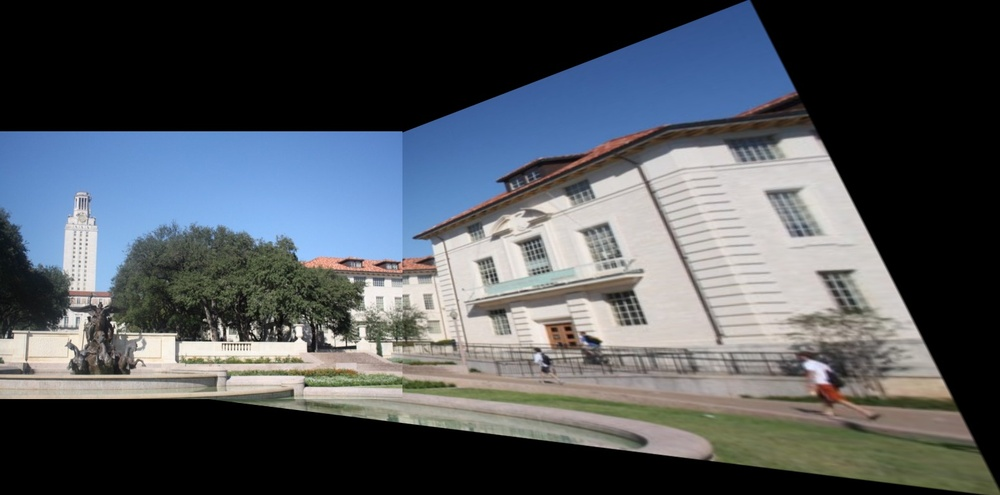
#> input picture Image stitching/CENG471 Assignment 3/result.jpg, 1000 x 495 px, shrunk from 1553 x 769 before the run, given in place of left.jpeg, which was not available
$ jupyter execute 16118072_Ceng471_hw3.ipynb   (older library calls are emulated)
#> lines starting #> are read from the running program, lines starting #| are printed output that depends on the picture; pictures that were not available may be replaced by others from this repository, and a replacement may not be noted
[cell 1]
#Alper Beykan YOLCU

[cell 2]
import cv2
import numpy as np
import random


from copy import deepcopy

[cell 3]
def get_image(path):
    im=  cv2.imread(path)
#> im is the input picture: shape (495, 1000, 3); mean B, G, R 91.4, 85.8, 80.7
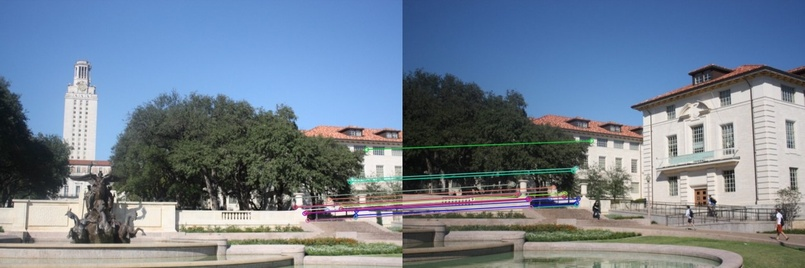
#> input picture Image stitching/CENG471 Assignment 3/result2.jpg, 805 x 268 px, shrunk from 1250 x 416 before the run, given in place of right.jpeg, which was not available
#> in get_image, im is the input picture: shape (268, 805, 3); mean B, G, R 145.1, 128.3, 113.8
    return im

[cell 4]
def show_im(im):
    cv2.imshow("",im)
    cv2.waitKey(0)
    cv2.destroyAllWindows()

[cell 5]
def cut(point, homography):
    point = np.array([[point[0]], [point[1]], [1]])
    cuted_dest = np.dot(homography, point)

    if cuted_dest[2] is not 0:
        cuted_dest = cuted_dest / cuted_dest[2]

    return np.array([cuted_dest[0][0], cuted_dest[1][0]])

[cell 6]
def get_kp(image, file_name=None):
#> called with file_name = 'im1'
    orb = cv2.ORB_create()
    image1_kp, image1_descriptor = orb.detectAndCompute(image, None)
#> image1_kp = 500 keypoints; strongest (x, y, size): (240, 340, 31), (355, 347, 31), (296, 338, 31), (295, 338, 37.2)

    return [image1_kp, image1_descriptor]

def fetch_matches(image1_details, image2_details):
    bf = cv2.BFMatcher(cv2.NORM_HAMMING, crossCheck=True)
    matches = bf.match(image1_details[1], image2_details[1])
    matches = sorted(matches, key=lambda x: x.distance)
    return matches

[cell 7]
def compute_inlier_count(homography, image1_keypoints, image2_keypoints, matches, inlier_threshold):

    src_pts = np.array([image1_keypoints[match.queryIdx].pt for match in matches], dtype=np.int)
    dest_pts = np.array([image2_keypoints[match.trainIdx].pt for match in matches], dtype=np.int)

    inlier_elements = []
    for index in range(0, len(src_pts)):
        src = src_pts[index]
        dest = dest_pts[index]
        cuted_dest = cut(src, homography)

        ssd = np.sqrt((np.array(cuted_dest - dest, dtype=np.float32) ** 2).sum(0))
        if ssd < inlier_threshold:
            inlier_elements.append(index)

    return inlier_elements

def ransac_matches(inmatches, image1_keypoints, image2_keypoints):
    src_pts = np.array([image1_keypoints[match.queryIdx].pt for match in inmatches], dtype=np.int)
    dst_pts = np.array([image2_keypoints[match.trainIdx].pt for match in inmatches], dtype=np.int)
    homography, mask = cv2.findHomography(src_pts, dst_pts, method=0)
    return homography

def ransac(matches, num_matches, num_iterations, image1_keypoints, image2_keypoints, inlier_threshold):
    max_inlier_elements = []

    for index in range(0, num_iterations):
        random_4_matches = random.sample(matches, num_matches)
        src_pts = np.array([image1_keypoints[match.queryIdx].pt for match in random_4_matches], dtype=np.int)
        dst_pts = np.array([image2_keypoints[match.trainIdx].pt for match in random_4_matches], dtype=np.int)
        homography, mask = cv2.findHomography(src_pts, dst_pts, method=0)

        inlier_elements = compute_inlier_count(homography, image1_keypoints, image2_keypoints, matches, inlier_threshold)
        if len(inlier_elements) >= len(max_inlier_elements):
            max_inlier_elements = inlier_elements

    inmatches = []
    for index in max_inlier_elements:
        inmatches.append(matches[index])

    homography = ransac_matches(inmatches, image1_keypoints, image2_keypoints)
    inv_homography = np.linalg.inv(homography)

    return homography, inv_homography, inmatches

[cell 8]
def draw_kp(image, corner_points):

    image = deepcopy(image)
    for corner_point in corner_points:
        x, y = corner_point.pt
        cv2.circle(image, (int(x), int(y)), 4, (0, 0, 255))

    return image

[cell 9]
def calculate_stitched_image_bounds(image1, image2, inv_homography):
    image1_height, image1_width, x = image1.shape
    image2_height, image2_width, x = image2.shape
    bottom_left = cut([0, image2_height - 1], inv_homography)
    bottom_right = cut([image2_width - 1, image2_height - 1], inv_homography)

    top_left = cut([0, 0], inv_homography)
    top_right = cut([image2_width - 1, 0], inv_homography)

    stitchtop = int(min(top_left[1], top_right[1], 0))
    stitchbottom = int(max(bottom_left[1], bottom_right[1], image1_height))
    stitchleft = int(min(top_left[0], bottom_left[0], 0))
    stitchright = int(max(top_right[0], bottom_right[0], image1_width))
    width = stitchright - stitchleft

    height = stitchbottom - stitchtop

    offset = (-stitchleft, -stitchtop)

    min_x = int(min(top_left[0], bottom_left[0]))
    min_y = int(min(top_left[1], top_right[1]))
    min_xy = (abs(min_x), abs(min_y))

    stitched_image_bounds = (height, width, 3)
    return stitched_image_bounds, offset, min_xy

def stitch(image1, image2, homography, inv_homography):

    stitched_image_bounds, offset, min_xy = calculate_stitched_image_bounds(image1, image2, inv_homography)
    image1_height, image1_width, x = image1.shape

    (offset_x, offset_y) = offset
    translation = np.matrix([
        [1.0, 0.0, offset_x],
        [0, 1.0, offset_y],
        [0.0, 0.0, 1.0]
    ])

    inv_homography = translation * inv_homography

    (bounds_x, bounds_y, z) = stitched_image_bounds

    stitched_image = np.zeros(shape=stitched_image_bounds, dtype=np.uint8)
    stitched_image = cv2.warpPerspective(image2, inv_homography, (bounds_y, bounds_x), stitched_image)
    stitched_image[offset_y:image1_height + offset_y, offset_x:image1_width + offset_x] = image1


    return stitched_image

[cell 10]
left=get_image("C:/Users/user/Desktop/dersler/imageProcessing/CENG471 Assignment 3/left.jpeg")
right=get_image("C:/Users/user/Desktop/dersler/imageProcessing/CENG471 Assignment 3/right.jpeg")
image1 = left
image2 = right

image1_details = get_kp(image1, "im1")
#> image1_details = 2 items
image2_details = get_kp(image2, "im2")
#> in get_kp (call 2), `image1_kp, image1_descriptor = orb.detectAndCompute(image, None)`: image1_kp = 500 keypoints; strongest (x, y, size): (240, 209, 31), (242, 209, 31), (225, 208, 31), (111, 191, 31)
#> image2_details = 2 items

matches = fetch_matches(image1_details, image2_details)
#> in fetch_matches, `matches = bf.match(image1_details[1], image2_details[1])`: matches = 249 matches
#> matches = 249 matches
matches_image = cv2.drawMatches(image1, image1_details[0], image2, image2_details[0], matches[:20], None, flags=2)
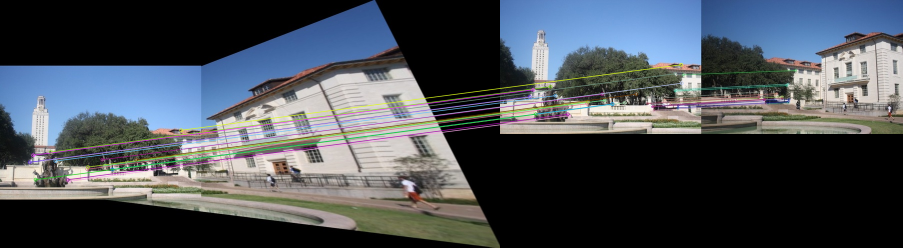
#> matches_image: shape (495, 1805, 3) (shown at 1/2 size); mean B, G, R 86.1, 78.9, 72.7
show_im(matches_image)
homography, inv_homography, inlier_matches = ransac(matches, 4, 100, image1_details[0], image2_details[0], inlier_threshold=0.5)
#> the loop in ransac, `for index in range(0, num_iterations):` made 100 passes
#> (random_4_matches, dst_pts, mask, max_inlier_elements) on pass 1: (4 matches, [[601, 139], [105, 172], [688, 211], [731, 188]], [1, 1, 1, 1], [98, 194, 216, 227])
#> (random_4_matches, dst_pts, mask) on pass 2: (4 matches, [[227, 197], [224, 207], [138, 211], [699, 126]], [1, 1, 1, 1])
#> the loop in ransac, `for index in max_inlier_elements:` made 47 passes
#> index on passes 6 to 17: 8, 9, 10, 11, 16, 18, 19, 20, 23, 24, 26, 27
inlier_image = cv2.drawMatches(image1, image1_details[0], image2, image2_details[0], inlier_matches, None, flags=2)
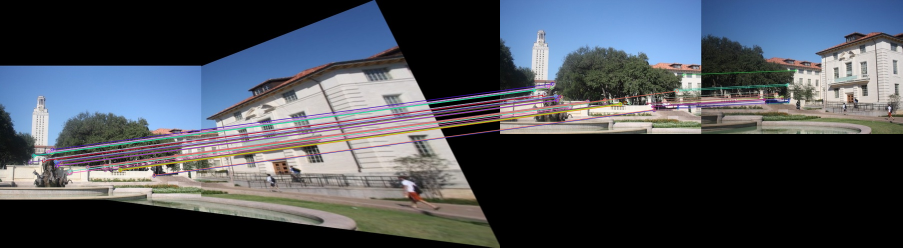
#> inlier_image: shape (495, 1805, 3) (shown at 1/2 size); mean B, G, R 86.2, 78.1, 72.9
stitched_image = stitch(image1, image2, homography, inv_homography)
#> in stitch, `stitched_image = cv2.warpPerspective(image2, inv_homography, (bounds_y..`:
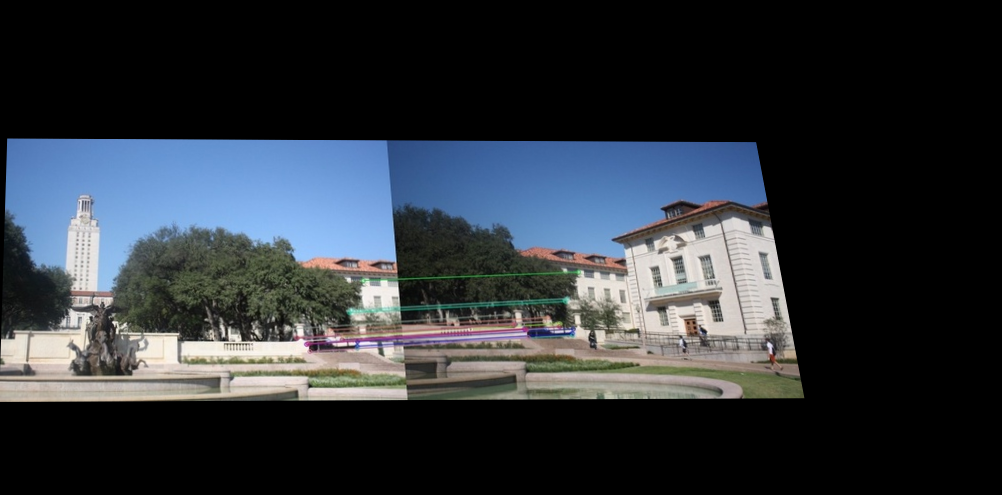
#> stitched_image: shape (495, 1002, 3); mean B, G, R 58.4, 52.3, 46.9
show_im(stitched_image)
cv2.waitKey(0)
print("Done")
